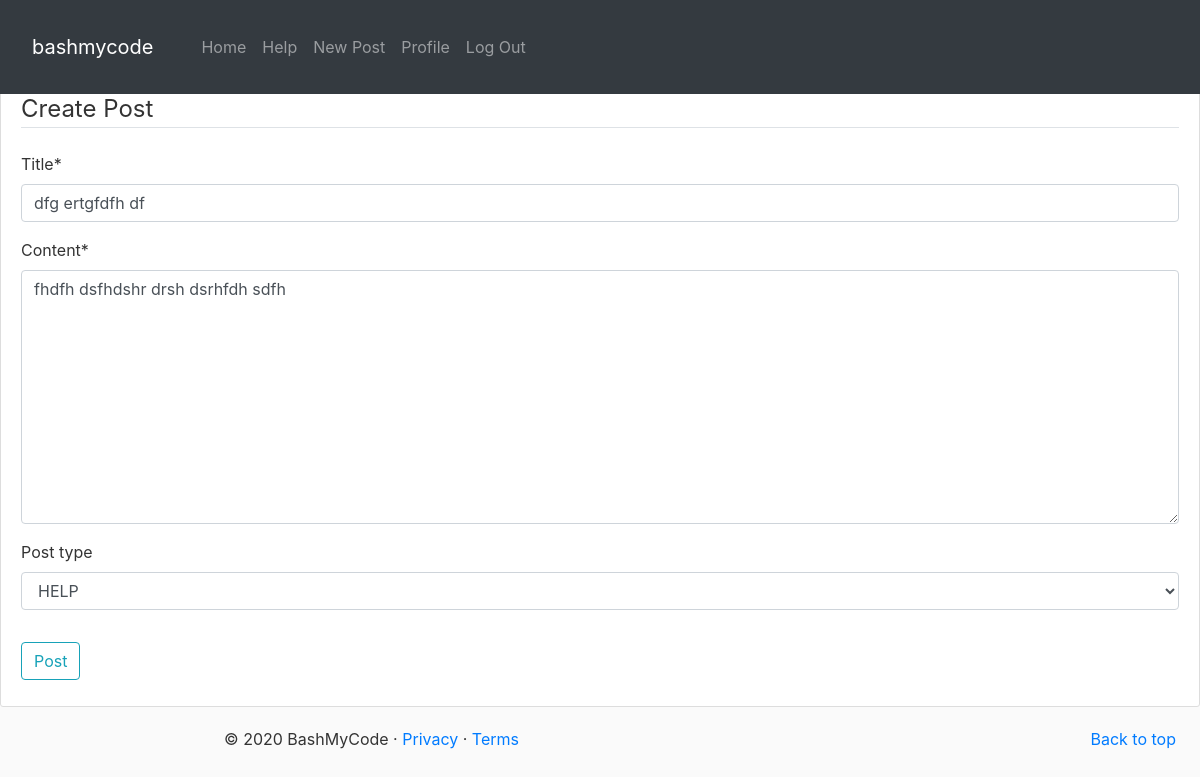
The app's page /bashmycode/post/15/update/ (signed in) with its own data.
### bashmycode/models.py (models this page shows, shortened)
class Post(models.Model):
    POST_CHOICES = [
        ('HELP', 'HELP'),
        ('BASH', 'BASH'),
    ]
    title = models.CharField(max_length=100)
    content = models.TextField()
    date_posted = models.DateTimeField(auto_now_add=True)
    author = models.ForeignKey(User, on_delete=models.CASCADE)
    post_type = models.CharField(max_length=4, blank=True, choices=POST_CHOICES)

### bashmycode/views.py (the view, shortened to what this page needs)
# urls.py: path('post/<int:pk>/update/', PostUpdateView.as_view(), name='post-update'),
class PostUpdateView(LoginRequiredMixin, UserPassesTestMixin, UpdateView):
    model = Post
    fields = ['title', 'content', 'post_type']
    def test_func(self):
        post = self.get_object()
        if self.request.user == post.author:
            return True
        return False

### templates/bashmycode/post_form.html (shortened to what this page needs)
{% extends "bashmycode/base.html" %}
{% load crispy_forms_tags %}
{% block content %}
    <div class="content-section">
        <form method="POST">
            <fieldset class="form-group">
                <legend class="border-bottom mb-4">Create Post</legend>
                {{ form|crispy }}
            </fieldset>
            <div class="form-group">
                <button class="btn btn-outline-info" type="submit">Post</button>
            </div>
        </form>
    </div>
{% endblock content %}

### static/blog/main.css (style rules this page uses)
body { background: #fafafa; color: #333333; margin-top: 5rem; }
.content-section { background: #ffffff; padding: 10px 20px; border: 1px solid #dddddd; border-radius: 3px; margin-bottom: 20px; }

### records on screen
Post: title "dfg ertgfdfh df", content "fhdfh dsfhdshr drsh dsrhfdh sdfh", post_type "HELP"
